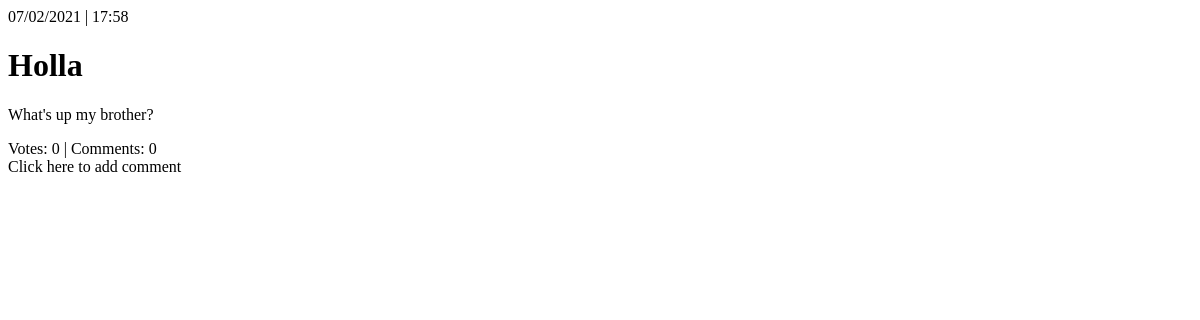
The app's page /message/2, older data.
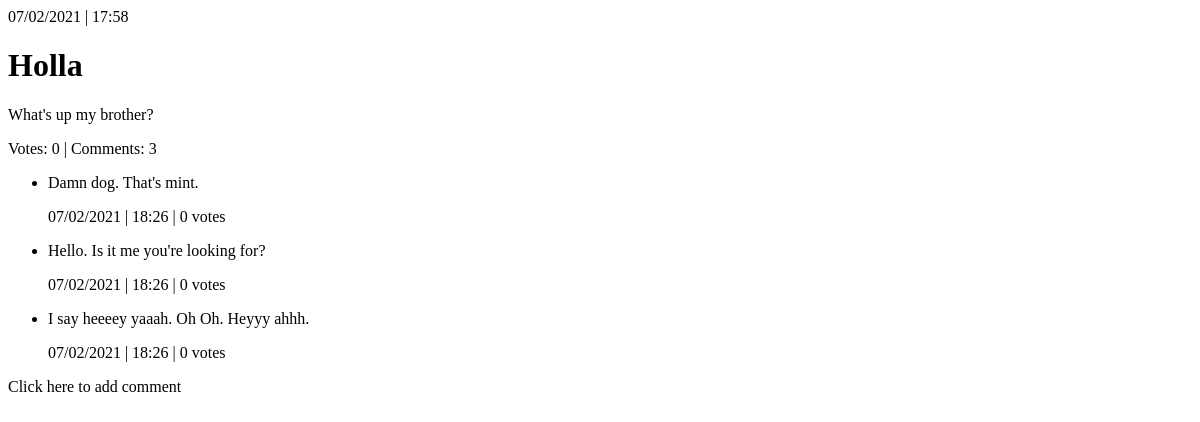
The same page, newer data.
### linker/models.py (models this page shows, shortened)
class CommonTextModel(models.Model):
    text_content = models.TextField()
    pub_date = models.DateTimeField("date published", blank=True)
    votes = models.PositiveSmallIntegerField(default=0)
    formatted_date = models.CharField(max_length=40, blank=True)
    class Meta:
        abstract = True

class Message(CommonTextModel):
    message_title = models.CharField(max_length=100)

class Comment(CommonTextModel):
    message = models.ForeignKey(Message, on_delete=models.CASCADE)

### linker/views.py (the view)
# urls.py: path("message/<int:pk>", views.MessageView.as_view(), name="message_detail"),
class MessageView(generic.DetailView):
    template_name = "linker/message_detail.html"
    model = Message
    def get_context_data(self, **kwargs):
        context = super().get_context_data(**kwargs)
        context["comments"] = context["message"].comment_set.all()
        context["comments_num"] = len(context["comments"])
        return context

### linker/templates/linker/message_detail.html
<div>{{message.formatted_date}}</div>
<h1>{{message.message_title}}</h1>
<p>{{message.text_content}}</p>
<div>Votes: {{message.votes}} | Comments: {{comments_num}}</div>
{% if comments_num > 0 %}
<ul>
  {%for comment in comments%}
  <li>
    <p>{{comment.text_content}}</p>
    <div>{{comment.formatted_date}} | {{comment.votes}} votes</div>
  </li>
  {%endfor%}
</ul>
{%endif %}
<div>Click here to add comment</div>

Row changes from the older to the newer data that the page shows:
added Comment: text_content "Damn dog. That's mint.", formatted_date "07/02/2021 | 18:26", votes "0"
added Comment: text_content "Hello. Is it me you're looking for?", formatted_date "07/02/2021 | 18:26", votes "0"
added Comment: text_content "I say heeeey yaaah. Oh Oh. Heyyy ahhh.", formatted_date "07/02/2021 | 18:26", votes "0"
Text that changed along with them:
{{ comments_num }}: "0" → "3"
